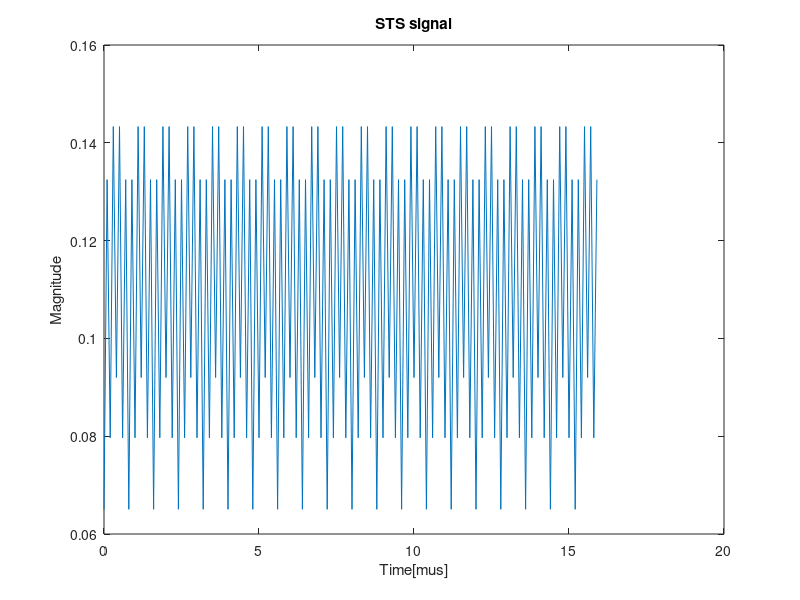
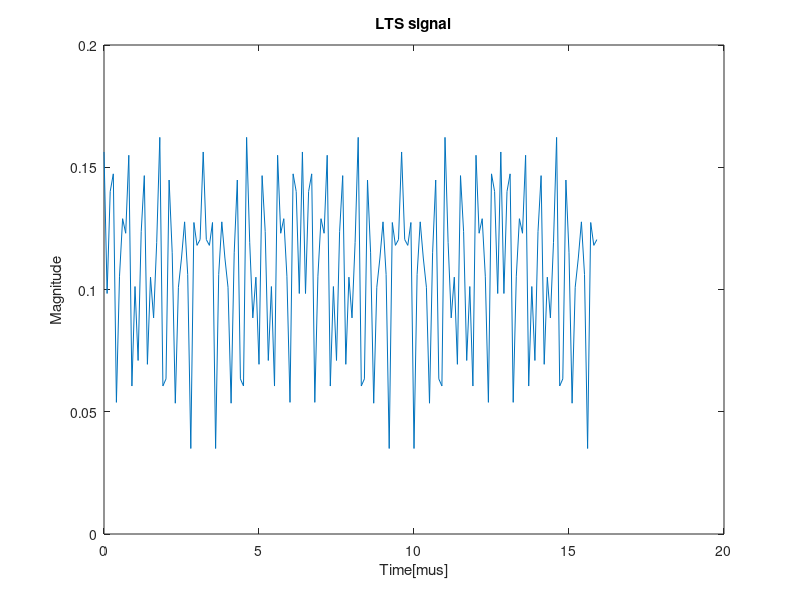

The MATLAB source for these figures, in order: (Note: this script raises an error after producing the figures.)
clear; clc; close all;

%% Define parameters
md_order = 4;
symbolnum = 5;
FFT_size = 64;
data_subcarrier_num = 48;
N = symbolnum * data_subcarrier_num;      % For each symbol, it will have 48 subcarriers
CP_size = 16;
freq_sample = 10e6;
channel_SNR = 0;
freq_offset_num = 0;                          % deltaf = 2*pi

transmitted_copies = 1;

%% USRP parameters
MasterClockRate = 100e6;
freq_carrier = 892e6;      % For VERT900: 824MHz ~ 960MHz
freq_upsampled = MasterClockRate;
interpolate_factor = freq_upsampled / freq_sample;

%% A. Generate STS
STS_position = [-24, -20, -16, -12, -8, -4, 0, 4, 8, 12, 16, 20, 24]' + 33;
STS_value = [1, -1, 1, -1, -1, 1, 0, -1, -1, 1, 1, 1, 1]';
STS_signalf = zeros(64, 1);
STS_signalf(STS_position) = sqrt(13/6) * (1+1i) * STS_value;
STS_signalf = [STS_signalf(33:end); STS_signalf(1:32)];
STS_signal = ifft(STS_signalf);
STS_signal = [STS_signal(33:64); STS_signal; STS_signal];

figure;
set(gcf, "Position", [300,300,560,200]);
time = 0:1/freq_sample:(length(STS_signal)-1)/freq_sample;
time = time';
plot(time*1e6, abs(STS_signal));
title("STS signal");
xlabel("Time[\mus]");
ylabel("Magnitude");

%% B. Generate LTS
LTS_signalf = [ 1  1 -1 -1 ...
                1  1 -1  1 ...
               -1  1  1  1 ...
                1  1  1 -1 ...
               -1  1  1 -1 ...
                1 -1  1  1 ...
                1  1  0  1 ...
               -1 -1  1  1 ...
               -1  1 -1  1 ...
               -1 -1 -1 -1 ...
               -1  1  1 -1 ...
               -1  1 -1  1 ...
               -1  1  1  1  1]';
LTS_signalf = [zeros(6, 1); LTS_signalf; zeros(5, 1)];
LTS_signalf = [LTS_signalf(33:end); LTS_signalf(1:32)];
LTS_signal = ifft(LTS_signalf);
LTS_signal = [LTS_signal(33:64); LTS_signal; LTS_signal];

figure;
set(gcf, "Position", [300,300,560,200]);
time = 0:1/freq_sample:(length(LTS_signal)-1)/freq_sample;
time = time';
plot(time*1e6, abs(LTS_signal));
title("LTS signal");
xlabel("Time[\mus]");
ylabel("Magnitude");

%% Generate random bits
dataIn = randi([0, 1], log2(md_order)*N, 1);
dataSymbolIn = bit2int(dataIn, log2(md_order));

%% Modulate the bits with QAM
dataMod = qammod(dataSymbolIn, md_order);
original_modulated_pilot = [1; 1; 1; -1];
txwithcp = zeros((CP_size+FFT_size) * symbolnum, 1);
for ii = 1:symbolnum
    % adding pilot tones
    modulated_pilot = original_modulated_pilot;
    retracted_data = dataMod((ii-1)*data_subcarrier_num+1:ii*data_subcarrier_num);
    subcarrier = [zeros(6,1); retracted_data(1:5);   modulated_pilot(1); ...
                              retracted_data(6:18);  modulated_pilot(2); ...
                              retracted_data(19:24); 0; ...
                              retracted_data(25:30); modulated_pilot(3); ...
                              retracted_data(31:43); modulated_pilot(4); ...
                              retracted_data(44:48); zeros(5,1)];
    
    % adding pilot tones
    subcarrier = fftshift(subcarrier);
    current_symbol = ifft(subcarrier);
    current_symbol_withcp = [current_symbol(end-CP_size+1:end); current_symbol];
    txwithcp((ii-1)*(CP_size+FFT_size)+1:ii*(CP_size+FFT_size)) = current_symbol_withcp;
end
 
preamble_signal = [STS_signal; LTS_signal];
preamble_power = rms(preamble_signal)^2;
signal_power = rms(txwithcp)^2;
preamble_signal = preamble_signal * sqrt((signal_power) / (preamble_power));

total_signal = [preamble_signal; txwithcp];

transmitted_signal = zeros(transmitted_copies * length(total_signal), 1);
for i = 1:transmitted_copies
    transmitted_signal((i-1)*length(total_signal) + 1:i*length(total_signal)) = total_signal;
end
transmitted_signal = [zeros(30, 1); transmitted_signal];

%% Upsampling from 20MHz sampling rate to 5GHz sampling rate
tx_upsampled = upsample(transmitted_signal, freq_upsampled / freq_sample);

% interpolation filter
L = freq_upsampled / freq_sample;
tx_upsampledf = fft(tx_upsampled);
omega = 0:2*pi/length(tx_upsampledf):2*pi-2*pi/length(tx_upsampledf);
omega = omega';
interpolated_signalf = tx_upsampledf .*((omega <= pi/L) + (omega >= 2*pi - pi/L));
interpolated_signal = ifft(interpolated_signalf);

%% Perform digital upconversion
time = 0:1/freq_upsampled:1/freq_upsampled*(length(interpolated_signal)-1);
time = time';
interpolated_signal_real = real(interpolated_signal);
interpolated_signal_imag = imag(interpolated_signal);
tx_upconversion = real(interpolated_signal .* exp(1i*2*pi*freq_carrier*time));

%% Add Gaussian noise for a target SNR of 20dB
rx_noised = awgn(tx_upconversion, channel_SNR - 10*log10(250), 'measured');

%% Perform digital downconversion
% rx_downconversion = rx_noised .* exp(-1i*2*pi*freq_carrier*time);
rx_downconversion_real = rx_noised .* 2 .* cos(2*pi*freq_carrier*time);
rx_downconversion_imag = rx_noised .* (-2) .* sin(2*pi*freq_carrier*time);
rx_downconversion = rx_downconversion_real + 1i * rx_downconversion_imag;

rx_downconversionf = fft(rx_downconversion);
decimated_signalf = rx_downconversionf .* ((omega <= pi/L) + (omega >= 2*pi - pi/L));
decimated_signal = ifft(decimated_signalf) * L;

%% Downsampling
rx_received = downsample(decimated_signal, freq_upsampled / freq_sample);

%% Artificial frequency offset
rx_receivedf = fft(rx_received);
rx_receivedf = circshift(rx_receivedf, freq_offset_num);
rx_receivedwCFO = ifft(rx_receivedf);

%% Synchronization
[result, lags] = xcorr(rx_receivedwCFO, preamble_signal);
[resultorigin, lagsorigin] = xcorr(rx_received, preamble_signal);
[resulttest, lagstest] = xcorr(transmitted_signal, preamble_signal);
suspected_startpoint = lags(abs(result) == max(abs(result))) + 1;
figure;
set(gcf, "Position", [300,300,560,400]);
subplot(2, 1, 1)
plot(lagsorigin, abs(resultorigin)); hold on
plot(lags, abs(result)); 
xlabel("Lags");
ylabel("Magnitude");
title("Result of match filter");
xlim([min(lags), max(lags)])
subplot(2, 1, 2)
plot(lagstest, abs(resulttest));
xlim([min(lags), max(lags)])

%% Obtaining data
rx_obtained = rx_receivedwCFO(suspected_startpoint:suspected_startpoint+length(total_signal)-1);

%% Process OFDM symbols
rx_recovered = [];
rx_remove_preamble = rx_obtained(length(preamble_signal)+1:end);
for ii = 1:symbolnum
    rx_currentsymbol = rx_remove_preamble((ii - 1)*(FFT_size + CP_size)+1:ii*(FFT_size + CP_size));
    
    % remove CP
    rx_cpremoved = rx_currentsymbol(CP_size+1:end);

    % recover and remove pilot tones
    rx_recovered_symbol = fft(rx_cpremoved);
    rx_recovered_symbol = fftshift(rx_recovered_symbol);
    rx_dataonly = [rx_recovered_symbol( 7:11); ...
                   rx_recovered_symbol(13:25); ...
                   rx_recovered_symbol(27:32); ...
                   rx_recovered_symbol(34:39); ...
                   rx_recovered_symbol(41:53); ...
                   rx_recovered_symbol(55:59)];
    rx_recovered = [rx_recovered; rx_dataonly];
end

%% Demodulate the received symbols
rx_demoded = qamdemod(rx_recovered, md_order);
rx_bit = int2bit(rx_demoded, log2(md_order));

%% Compare to the transmitted bit and obtain the bit error rate
dataIn = int2bit(dataSymbolIn, log2(md_order));
error_bit = biterr(rx_bit, dataIn);
fprintf("Bit error rate: %f\n", error_bit / length(dataIn));

%% 
fprintf("Real frequency offset: %f\n", freq_offset_num/length(rx_receivedf))